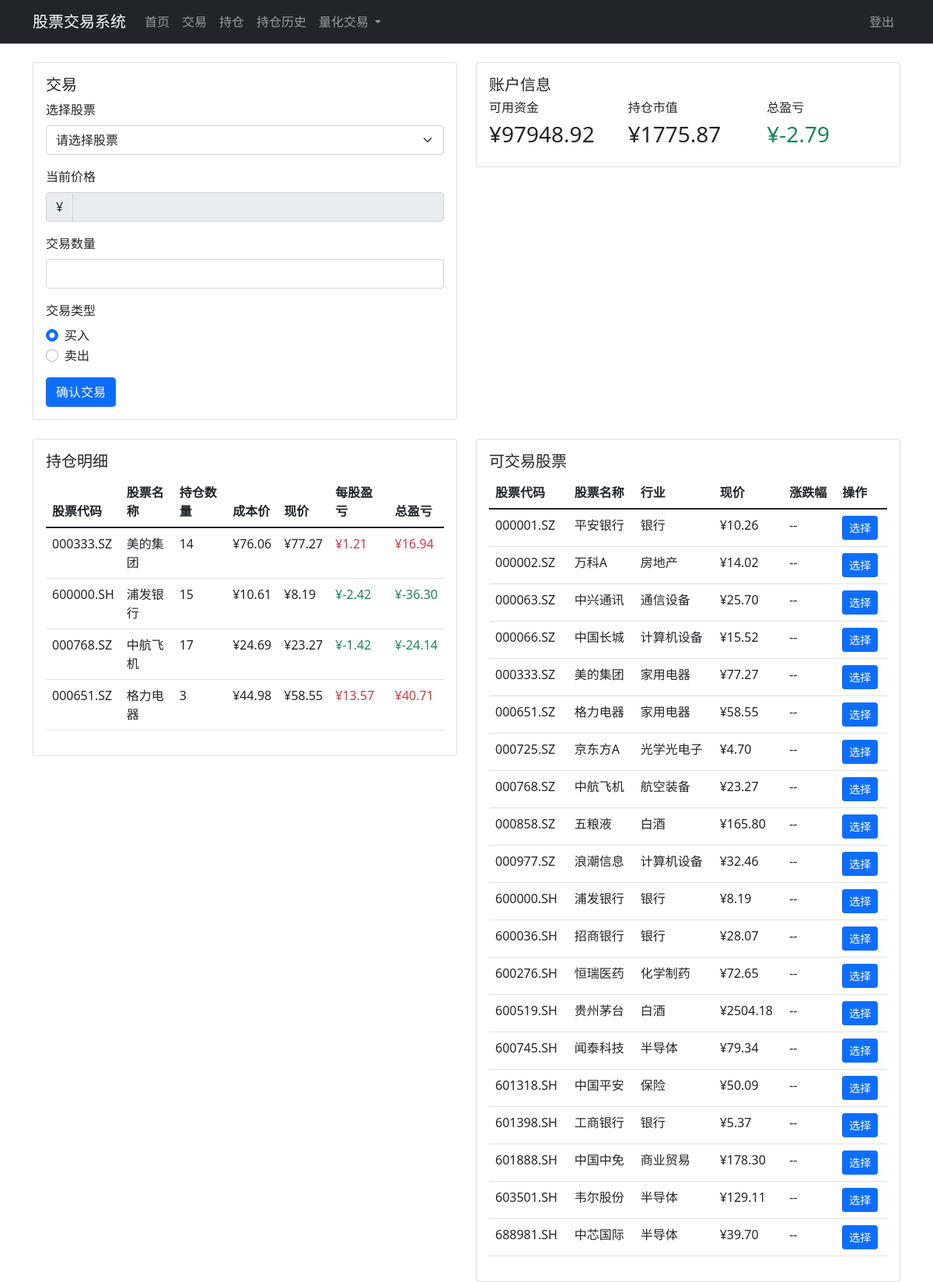
Screenshot of /trade (signed in) with the database file from the repository.
### database.py (models this page shows, shortened)
class User(UserMixin, db.Model):
    id = db.Column(db.Integer, primary_key=True)
    username = db.Column(db.String(80), unique=True, nullable=False)
    password_hash = db.Column(db.String(128))
    balance = db.Column(db.Float, default=100000.0)
    created_at = db.Column(db.DateTime, default=datetime.utcnow)
    positions = db.relationship('Position', backref='user', lazy=True)
    trades = db.relationship('Trade', backref='user', lazy=True)

class Position(db.Model):
    id = db.Column(db.Integer, primary_key=True)
    user_id = db.Column(db.Integer, db.ForeignKey('user.id'), nullable=False)
    stock_id = db.Column(db.Integer, db.ForeignKey('stock.id'), nullable=False)
    quantity = db.Column(db.Integer, nullable=False)
    average_price = db.Column(db.Float, nullable=False)
    created_at = db.Column(db.DateTime, default=datetime.utcnow)
    updated_at = db.Column(db.DateTime, default=datetime.utcnow, onupdate=datetime.utcnow)

class Stock(db.Model):
    id = db.Column(db.Integer, primary_key=True)
    code = db.Column(db.String(10), unique=True, nullable=False)  # 股票代码
    name = db.Column(db.String(50), nullable=False)  # 股票名称
    industry = db.Column(db.String(50))  # 所属行业
    market = db.Column(db.String(20))  # 市场类型
    last_price = db.Column(db.Float)  # 最新价格
    prev_price = db.Column(db.Float)  # 前一日价格
    last_update = db.Column(db.DateTime)  # 最后更新时间
    positions = db.relationship('Position', backref='stock', lazy=True)
    trades = db.relationship('Trade', backref='stock', lazy=True)

### app.py (the view, shortened to what this page needs)
@app.route('/trade', methods=['GET', 'POST'])
@login_required
def trade():
    stocks = Stock.query.all()
    positions = Position.query.filter_by(user_id=current_user.id).all()
    total_position_value = sum(p.quantity * p.stock.last_price for p in positions)
    total_profit = sum(p.quantity * (p.stock.last_price - p.average_price) for p in positions)
    return render_template('trade.html',
                         stocks=stocks,
                         positions=positions,
                         balance=current_user.balance,
                         total_position_value=total_position_value,
                         total_profit=total_profit)

### app.py (called while the page is built)
@login_manager.user_loader
def load_user(user_id):
    return User.query.get(int(user_id))

@app.before_request
def check_user_session():
    if current_user.is_authenticated:
        session['last_activity'] = datetime.now().timestamp()
    elif request.endpoint and 'static' not in request.endpoint and request.endpoint not in ['login', 'register']:
        if request.is_xhr:
            return jsonify({'error': 'unauthorized', 'message': '请重新登录'}), 401
        return redirect(url_for('login'))

### templates/trade.html (shortened to what this page needs)
{% extends "base.html" %}
{% block content %}
<div class="row">
    <div class="col-md-6">
        <div class="card">
            <div class="card-body">
                <h5 class="card-title">交易</h5>
                <form method="POST">
                    <div class="mb-3">
                        <label for="stock_code" class="form-label">选择股票</label>
                        <select class="form-select" id="stock_code" name="stock_code" required>
                            <option value="">请选择股票</option>
                        </select>
                    </div>
                    <div class="mb-3">
                        <label for="current_price" class="form-label">当前价格</label>
                        <div class="input-group">
                            <span class="input-group-text">¥</span>
                            <input type="text" class="form-control" id="current_price" readonly value="">
                        </div>
                    </div>
                    <div class="mb-3">
                        <label for="quantity" class="form-label">交易数量</label>
                        <input type="number" class="form-control" id="quantity" name="quantity" min="1" required>
                    </div>
                    <div class="mb-3">
                        <label class="form-label">交易类型</label>
                        <div class="form-check">
                            <input class="form-check-input" type="radio" name="type" id="buy" value="buy" checked>
                            <label class="form-check-label" for="buy">买入</label>
                        </div>
                        <div class="form-check">
                            <input class="form-check-input" type="radio" name="type" id="sell" value="sell">
                            <label class="form-check-label" for="sell">卖出</label>
                        </div>
                    </div>
                    <button type="submit" class="btn btn-primary">确认交易</button>
                </form>
            </div>
        </div>
    </div>
    <div class="col-md-6">
        <div class="card">
            <div class="card-body">
                <h5 class="card-title">账户信息</h5>
                <div class="row">
                    <div class="col-md-4">
                        <h6>可用资金</h6>
                        <h3>¥{{ "%.2f"|format(balance) }}</h3>
                    </div>
                    <div class="col-md-4">
                        <h6>持仓市值</h6>
                        <h3>¥{{ "%.2f"|format(total_position_value) }}</h3>
                    </div>
                    <div class="col-md-4">
                        <h6>总盈亏</h6>
                        <h3 id="total-profit" class="{{ 'text-danger' if total_profit > 0 else 'text-success' }}">¥{{ "%.2f"|format(total_profit) }}</h3>
                    </div>
                </div>
            </div>
        </div>
    </div>
</div>
<div class="row mt-4">
    <div class="col-md-6">
        <div class="card">
            <div class="card-body">
                <h5 class="card-title">持仓明细</h5>
                <div class="table-responsive">
                    <table class="table">
                        <thead>
                            <tr>
                                <th>股票代码</th>
                                <th>股票名称</th>
                                <th>持仓数量</th>
                                <th>成本价</th>
                                <th>现价</th>
                                <th>每股盈亏</th>
                                <th>总盈亏</th>
                            </tr>
                        </thead>
                        <tbody>
                            {% if positions %}
                                {% for position in positions %}
                                <tr>
                                    <td>{{ position.stock.code }}</td>
                                    <td>{{ position.stock.name }}</td>
                                    <td>{{ position.quantity }}</td>
                                    <td>¥{{ "%.2f"|format(position.average_price) }}</td>
                                    <td>¥{{ "%.2f"|format(position.stock.last_price) }}</td>
                                    <td class="{{ 'text-danger' if position.stock.last_price - position.average_price > 0 else 'text-success' }}">
                                        ¥{{ "%.2f"|format(position.stock.last_price - position.average_price) }}
                                    </td>
                                    <td class="{{ 'text-danger' if position.quantity * (position.stock.last_price - position.average_price) > 0 else 'text-success' }}">
                                        ¥{{ "%.2f"|format(position.quantity * (position.stock.last_price - position.average_price)) }}
                                    </td>
                                </tr>
                                {% endfor %}
                            {% else %}
                                <tr>
                                    <td colspan="7" class="text-center">暂无持仓</td>
                                </tr>
                            {% endif %}
                        </tbody>
                    </table>
                </div>
            </div>
        </div>
    </div>
    <div class="col-md-6">
        <div class="card">
            <div class="card-body">
                <h5 class="card-title">可交易股票</h5>
                <div class="table-responsive">
                    <table class="table">
                        <thead>
                            <tr>
                                <th>股票代码</th>
                                <th>股票名称</th>
                                <th>行业</th>
                                <th>现价</th>
                                <th>涨跌幅</th>
                                <th>操作</th>
                            </tr>
                        </thead>
                        <tbody>
                            {% for stock in stocks %}
                            <tr>
                                <td>{{ stock.code }}</td>
                                <td>{{ stock.name }}</td>
                                <td>{{ stock.industry }}</td>
                                <td class="stock-price" data-code="{{ stock.code }}">¥{{ "%.2f"|format(stock.last_price) }}</td>
                                <td class="stock-change" data-code="{{ stock.code }}">--</td>
                                <td>
                                    <button class="btn btn-sm btn-primary select-stock" data-code="{{ stock.code }}" data-name="{{ stock.name }}">
                                        选择
                                    </button>
                                </td>
                            </tr>
                            {% endfor %}
                        </tbody>
                    </table>
                </div>
            </div>
        </div>
    </div>
</div>
{% endblock %}

### rows the page displays
User: balance "97948.92"
Position: stock.code "000333.SZ", stock.name "美的集团", quantity "14", average_price "76.06", quantity+average_price "16.94"
Stock: stock.last_price "77.27", position.stock.last_price-position.average_price "1.21", code "000333.SZ", name "美的集团", industry "家用电器", last_price "77.27"
Position: stock.code "600000.SH", stock.name "浦发银行", quantity "15", average_price "10.61", quantity+average_price "-36.30"
Stock: stock.last_price "8.19", position.stock.last_price-position.average_price "-2.42", code "600000.SH", name "浦发银行", industry "银行", last_price "8.19"
Position: stock.code "000768.SZ", stock.name "中航飞机", quantity "17", average_price "24.69", quantity+average_price "-24.14"
Stock: stock.last_price "23.27", position.stock.last_price-position.average_price "-1.42", code "000768.SZ", name "中航飞机", industry "航空装备", last_price "23.27"
Position: stock.code "000651.SZ", stock.name "格力电器", quantity "3", average_price "44.98", quantity+average_price "40.71"
Stock: stock.last_price "58.55", position.stock.last_price-position.average_price "13.57", code "000651.SZ", name "格力电器", industry "家用电器", last_price "58.55"
Stock: code "000001.SZ", name "平安银行", industry "银行", last_price "10.26"
Stock: code "000002.SZ", name "万科A", industry "房地产", last_price "14.02"
Stock: code "000063.SZ", name "中兴通讯", industry "通信设备", last_price "25.70"
Stock: code "000066.SZ", name "中国长城", industry "计算机设备", last_price "15.52"
Stock: code "000725.SZ", name "京东方A", industry "光学光电子", last_price "4.70"
Stock: code "000858.SZ", name "五粮液", industry "白酒", last_price "165.80"
Stock: code "000977.SZ", name "浪潮信息", industry "计算机设备", last_price "32.46"
Stock: code "600036.SH", name "招商银行", industry "银行", last_price "28.07"
Stock: code "600276.SH", name "恒瑞医药", industry "化学制药", last_price "72.65"
Stock: code "600519.SH", name "贵州茅台", industry "白酒", last_price "2504.18"
Stock: code "600745.SH", name "闻泰科技", industry "半导体", last_price "79.34"
Stock: code "601318.SH", name "中国平安", industry "保险", last_price "50.09"
Stock: code "601398.SH", name "工商银行", industry "银行", last_price "5.37"
Stock: code "601888.SH", name "中国中免", industry "商业贸易", last_price "178.30"
Stock: code "603501.SH", name "韦尔股份", industry "半导体", last_price "129.11"
Stock: code "688981.SH", name "中芯国际", industry "半导体", last_price "39.70"

### other values shown
{{ "%.2f"|format(total_position_value) }} "1775.87"
{{ "%.2f"|format(total_profit) }} "-2.79"
